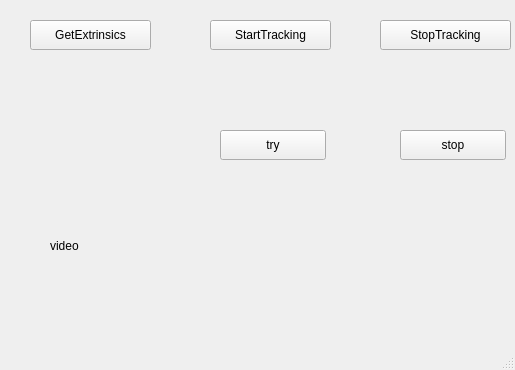
<?xml version="1.0" encoding="UTF-8"?>
<ui version="4.0">
 <class>MainWindow</class>
 <widget class="QMainWindow" name="MainWindow">
  <property name="geometry">
   <rect>
    <x>0</x>
    <y>0</y>
    <width>515</width>
    <height>370</height>
   </rect>
  </property>
  <property name="windowTitle">
   <string>MainWindow</string>
  </property>
  <widget class="QWidget" name="centralwidget">
   <widget class="QPushButton" name="pushButton">
    <property name="geometry">
     <rect>
      <x>30</x>
      <y>20</y>
      <width>121</width>
      <height>30</height>
     </rect>
    </property>
    <property name="text">
     <string>GetExtrinsics</string>
    </property>
   </widget>
   <widget class="QLabel" name="label">
    <property name="geometry">
     <rect>
      <x>50</x>
      <y>200</y>
      <width>361</width>
      <height>91</height>
     </rect>
    </property>
    <property name="text">
     <string>video</string>
    </property>
   </widget>
   <widget class="QPushButton" name="pushButton_2">
    <property name="geometry">
     <rect>
      <x>210</x>
      <y>20</y>
      <width>121</width>
      <height>30</height>
     </rect>
    </property>
    <property name="text">
     <string>StartTracking</string>
    </property>
   </widget>
   <widget class="QPushButton" name="pushButton_3">
    <property name="geometry">
     <rect>
      <x>380</x>
      <y>20</y>
      <width>131</width>
      <height>30</height>
     </rect>
    </property>
    <property name="text">
     <string>StopTracking</string>
    </property>
   </widget>
   <widget class="QPushButton" name="pushButton_4">
    <property name="geometry">
     <rect>
      <x>220</x>
      <y>130</y>
      <width>106</width>
      <height>30</height>
     </rect>
    </property>
    <property name="text">
     <string>try</string>
    </property>
   </widget>
   <widget class="QPushButton" name="pushButton_5">
    <property name="geometry">
     <rect>
      <x>400</x>
      <y>130</y>
      <width>106</width>
      <height>30</height>
     </rect>
    </property>
    <property name="text">
     <string>stop</string>
    </property>
   </widget>
  </widget>
  <widget class="QMenuBar" name="menubar">
   <property name="geometry">
    <rect>
     <x>0</x>
     <y>0</y>
     <width>515</width>
     <height>32</height>
    </rect>
   </property>
  </widget>
  <widget class="QStatusBar" name="statusbar"/>
 </widget>
 <resources/>
 <connections/>
</ui>
